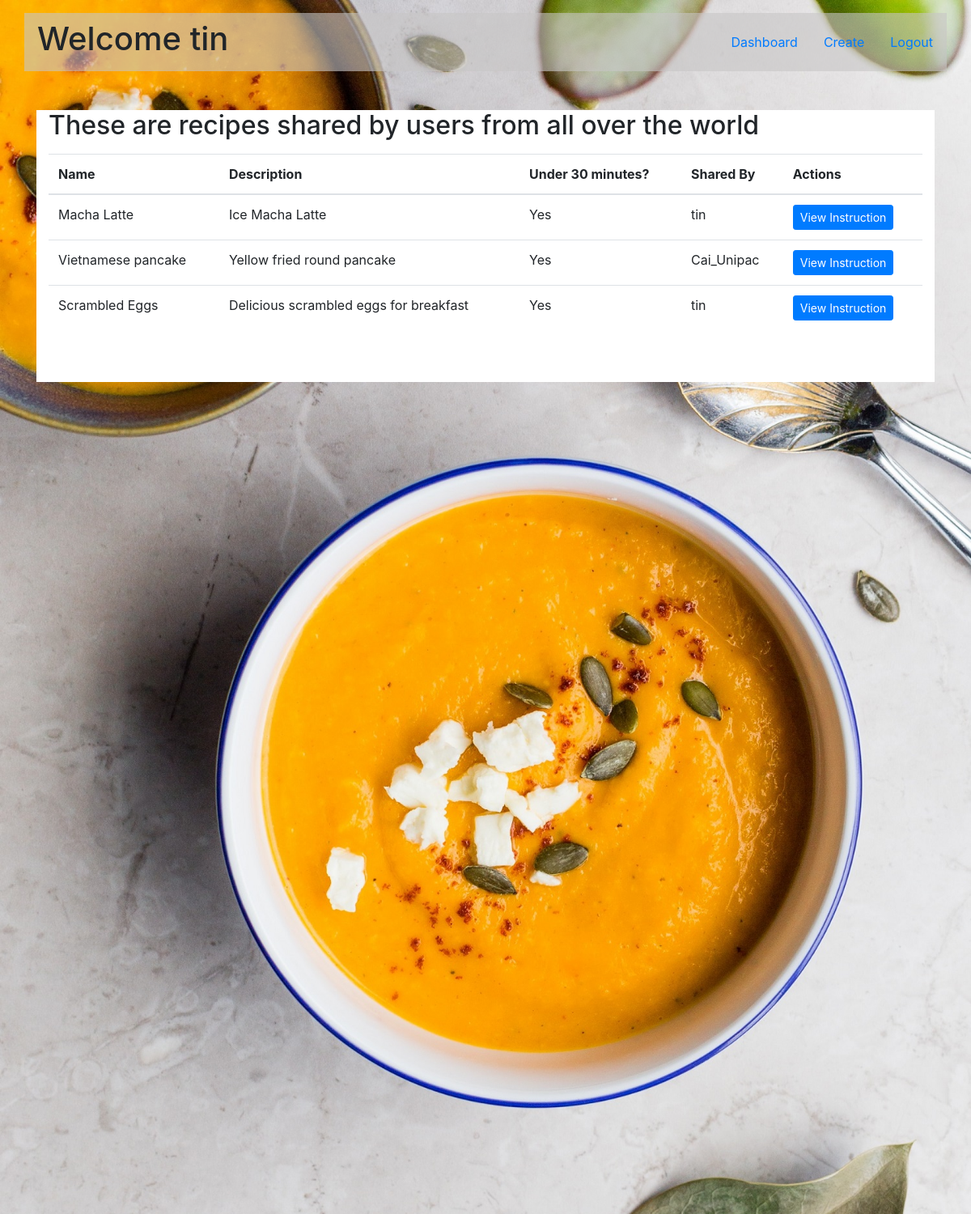
/all_recipes (signed in), run on the app's committed database.
### models.py (models this page shows)
class User(db.Model):
    id = db.Column(db.Integer, primary_key=True, autoincrement=True)
    user_name = db.Column(db.String(45), nullable=False)
    email = db.Column(db.String(45), nullable=False)
    location = db.Column(db.String(45), nullable=False)
    hashed_pw = db.Column(db.String(60), nullable=False)
    birthdate = db.Column(db.String(15), nullable=False)
    created_at = db.Column(db.DateTime, server_default=func.now())
    updated_at = db.Column(
        db.DateTime, server_default=func.now(), onupdate=func.now())
    recipes_this_user_likes = db.relationship('Recipe', secondary=likes_table)

class Recipe(db.Model):
    id = db.Column(db.Integer, primary_key=True, autoincrement=True)
    name = db.Column(db.String(100), nullable=False)
    description = db.Column(db.Text, nullable=False)
    ingredients = db.Column(db.Text(), nullable=False)
    instructions = db.Column(db.Text, nullable=False)
    under30 = db.Column(db.String(3), default="Yes", nullable=False)
    author_id = db.Column(db.Integer, db.ForeignKey('user.id'), nullable=False)
    author = db.relationship('User', foreign_keys=[
                             author_id], backref='recipes', lazy=True)
    users_who_like_this_recipe = db.relationship('User', secondary=likes_table)

### controller_functions.py (the view)
def all_users_review():
    if session['userID']:
        user = User.query.get(session['userID'])
        recipes = Recipe.query.all()
        liked_recipes = []
        for recipe in user.recipes_this_user_likes:
            liked_recipes.append(recipe.id)
        return render_template('all_users_review.html', user=user, recipes=recipes, liked_recipes=liked_recipes)
    else:
        return redirect('/')

### templates/all_users_review.html (shortened to what this page needs)
<!DOCTYPE html>
<html class="no-js">
  <head>
    <link
      rel="stylesheet"
      href="https://stackpath.bootstrapcdn.com/bootstrap/4.1.3/css/bootstrap.min.css"
    />
    <link
      rel="stylesheet"
      type="text/css"
      href="{{ url_for('static', filename='styles/index.css') }}"
    />
  </head>
  <body>
    <div class="all-users pb-5">
      <div class="container pt-3">
        <nav class="navbar row transparent">
          <h1>Welcome {{ user.user_name }}</h1>
          <div class="text-right row">
            <a href="/dashboard" class="nav-link">Dashboard</a>
            <a href="/create" class="nav-link">Create</a>
            <a href="/logout" class="nav-link">Logout</a>
          </div>
        </nav>
        <div class="container mt-5 bg-white pb-5">
          <h2 class="mt-2 mb-3">
            These are recipes shared by users from all over the world
          </h2>
          <table class="table">
            <thead>
              <th>Name</th>
              <th>Description</th>
              <th>Under 30 minutes?</th>
              <th>Shared By</th>
              <th>Actions</th>
            </thead>
            {% for recipe in recipes %}
            <tr>
              <td>{{ recipe.name }}</td>
              <td>{{ recipe.description }}</td>
              <td>{{ recipe.under30 }}</td>
              <td>{{ recipe.author.user_name }}</td>
              <td>
                <a
                  href="/instruction/{{ recipe.id }}"
                  class="btn btn-sm btn-primary"
                  >View Instruction</a
                >
              </td>
            </tr>
            {% endfor %}
          </table>
        </div>
      </div>
    </div>
  </body>
</html>

### static/styles/index.css (style rules this page uses)
.transparent { background: rgba(201, 199, 199, 0.6); }
.all-users { height: 1500px; background-image: url("../img/tomato-soup.jpg"); background-size: cover; }

### data on the page
User: user_name "tin"
Recipe: name "Macha Latte", description "Ice Macha Latte", under30 "Yes", author.user_name "tin"
Recipe: name "Vietnamese pancake", description "Yellow fried round pancake", under30 "Yes", author.user_name "Cai_Unipac"
Recipe: name "Scrambled Eggs", description "Delicious scrambled eggs for breakfast", under30 "Yes", author.user_name "tin"
